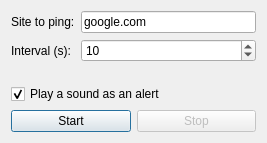
<?xml version="1.0" encoding="UTF-8"?>
<ui version="4.0">
 <class>Dialog</class>
 <widget class="QDialog" name="Dialog">
  <property name="geometry">
   <rect>
    <x>0</x>
    <y>0</y>
    <width>267</width>
    <height>143</height>
   </rect>
  </property>
  <property name="windowTitle">
   <string>Let me know when the internet's back</string>
  </property>
  <layout class="QVBoxLayout" name="verticalLayout">
   <item>
    <layout class="QFormLayout" name="formLayout">
     <item row="0" column="0">
      <widget class="QLabel" name="label">
       <property name="text">
        <string>Site to ping:</string>
       </property>
      </widget>
     </item>
     <item row="0" column="1">
      <widget class="QLineEdit" name="siteEdit">
       <property name="toolTip">
        <string>&lt;html&gt;&lt;head/&gt;&lt;body&gt;&lt;p&gt;Enter the web site you want to ping as a test. If you enter a site that doesn't exist, it will always fail.&lt;/p&gt;&lt;/body&gt;&lt;/html&gt;</string>
       </property>
       <property name="text">
        <string>google.com</string>
       </property>
      </widget>
     </item>
     <item row="1" column="0">
      <widget class="QLabel" name="label_2">
       <property name="text">
        <string>Interval (s):</string>
       </property>
      </widget>
     </item>
     <item row="1" column="1">
      <widget class="QSpinBox" name="intervalBox">
       <property name="toolTip">
        <string>&lt;html&gt;&lt;head/&gt;&lt;body&gt;&lt;p&gt;Indicate how often the site should checked, e.g., every so many seconds. Once it succeeds it will stop.&lt;/p&gt;&lt;/body&gt;&lt;/html&gt;</string>
       </property>
       <property name="minimum">
        <number>1</number>
       </property>
       <property name="maximum">
        <number>3600</number>
       </property>
       <property name="value">
        <number>10</number>
       </property>
      </widget>
     </item>
    </layout>
   </item>
   <item>
    <widget class="QCheckBox" name="soundBox">
     <property name="text">
      <string>Play a sound as an alert</string>
     </property>
     <property name="checked">
      <bool>true</bool>
     </property>
    </widget>
   </item>
   <item>
    <layout class="QHBoxLayout" name="horizontalLayout">
     <item>
      <widget class="QPushButton" name="startButton">
       <property name="text">
        <string>Start</string>
       </property>
      </widget>
     </item>
     <item>
      <widget class="QPushButton" name="stopButton">
       <property name="enabled">
        <bool>false</bool>
       </property>
       <property name="text">
        <string>Stop</string>
       </property>
      </widget>
     </item>
    </layout>
   </item>
  </layout>
 </widget>
 <layoutdefault spacing="6" margin="11"/>
 <resources/>
 <connections/>
</ui>
